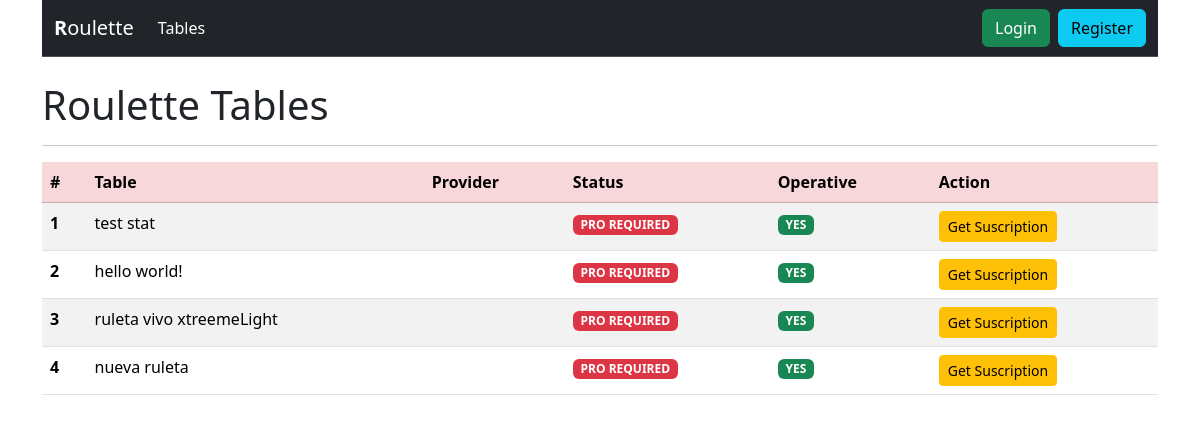
The app's page /, older data.
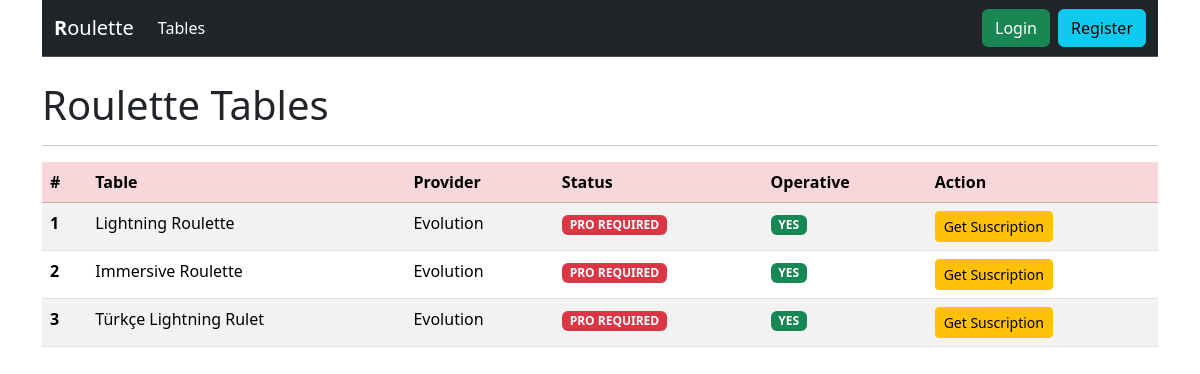
The same page, newer data.
### stats/models.py (models this page shows, shortened)
class Statistic(models.Model):
    name = models.CharField(max_length=200)
    slug = models.SlugField(blank=True)
    provider = models.ForeignKey(Provider, on_delete=models.CASCADE, null=True)
    is_premium = models.BooleanField(default=True)
    image = models.ImageField(upload_to='roulette', blank=True, null=True)
    is_operative = models.BooleanField(default=True)

class Provider(models.Model):
    name = models.CharField(max_length=200)

### stats/views.py (the view)
# urls.py: path('', views.main, name='main'),
def main(request):
    context = {}
    qs = Statistic.objects.all()
    if request.method == 'POST':
        new_stat = request.POST.get('new-statistic')
        obj, created = Statistic.objects.get_or_create(name=new_stat)
        return redirect('stats:dashboard', obj.slug)
    context['qs'] = qs
    return render(request, 'stats/main.html', context)

### stats/templates/stats/main.html (shortened to what this page needs)
{% extends 'base.html' %}
{% block content %}
    {% include 'stats/include/navbar.html' %}
    <br>
    <h1>Roulette Tables</h1>
    <hr>
    {% if qs %}
        <div class="table-responsive">
            <table class="table table-striped">
                <thead class="table-danger">
                <tr>
                    <th scope="col">#</th>
                    <th scope="col">Table</th>
                    <th scope="col">Provider</th>
                    <th scope="col">Status</th>
                    <th scope="col">Operative</th>
                    <th scope="col">Action</th>
                </tr>
                </thead>
                <tbody class="">
                {% for el in qs %}
                    <tr class="">
                        <th scope="row">{{ forloop.counter }}</th>
                        <td>{{ el.name }}</td>
                        <td>{{ el.provider.name }}</td>
                        {% if el.is_premium %}
                            <td><span href="{% url 'stats:become_pro' %}"
                                      class="badge text-bg-danger">PRO REQUIRED</span>
                            </td>
                        {% else %}
                            <td><span href="{{ el.get_absolute_url }}" class="badge text-bg-success">FREE</span></td>
                        {% endif %}
                        {% if el.is_operative %}
                            <td><span class="badge text-bg-success">YES</span>
                            </td>
                        {% else %}
                            <td><span class="badge text-bg-danger">NO</span></td>
                        {% endif %}
                        {% if request.user.profile.is_pro or not el.is_premium %}
                            <td><a href="{{ el.get_absolute_url }}" class="btn btn-success btn-sm">Go Table</a></td>
                        {% else %}
                            <td><a href="{% url 'stats:become_pro' %}" class="btn btn-warning btn-sm">Get
                                Suscription</a>
                            </td>
                        {% endif %}
                    </tr>
                {% endfor %}
                </tbody>
            </table>
        </div>
    {% endif %}
{% endblock content %}

### templates/base.html (shortened to what this page needs)
<!doctype html>
<html lang="en">
<head>
    <link href="https://cdn.jsdelivr.net/npm/bootstrap@5.3.2/dist/css/bootstrap.min.css" rel="stylesheet"
>
</head>
<body>
<div class="container">
    {% block content %}
    {% endblock content %}
</div>
</body>
</html>

### stats/templates/stats/include/navbar.html (shortened to what this page needs)
<nav class="navbar navbar-expand-lg bg-dark border-bottom border-body" data-bs-theme="dark">
    <div class="container-fluid">
        <a class="navbar-brand" href="/"><b>R</b>oulette</a>
        <div class="collapse navbar-collapse" id="navbarColor01">
            <ul class="navbar-nav me-auto mb-2 mb-lg-0">
                <li class="nav-item">
                    <a class="nav-link active" aria-current="page" href="{% url 'stats:main' %}">Tables</a>
                </li>
            </ul>
            <form class="d-flex form-inline">
                {% if not request.user.is_authenticated %}
                    <a href="{% url 'stats:login' %}" class="btn btn-success mx-2">Login</a>
                    <a href="{% url 'stats:register' %}" class="btn btn-info">Register</a>
                {% endif %}
            </form>
        </div>
    </div>
</nav>

Row changes from the older to the newer data that the page shows:
removed Statistic: name "test stat", is_premium "PRO REQUIRED", is_operative "YES"
removed Statistic: name "hello world!", is_premium "PRO REQUIRED", is_operative "YES"
removed Statistic: name "ruleta vivo xtreemeLight", is_premium "PRO REQUIRED", is_operative "YES"
removed Statistic: name "nueva ruleta", is_premium "PRO REQUIRED", is_operative "YES"
added Statistic: name "Lightning Roulette", provider.name "Evolution", is_premium "PRO REQUIRED", is_operative "YES"
added Statistic: name "Immersive Roulette", provider.name "Evolution", is_premium "PRO REQUIRED", is_operative "YES"
added Statistic: name "Türkçe Lightning Rulet", provider.name "Evolution", is_premium "PRO REQUIRED", is_operative "YES"
